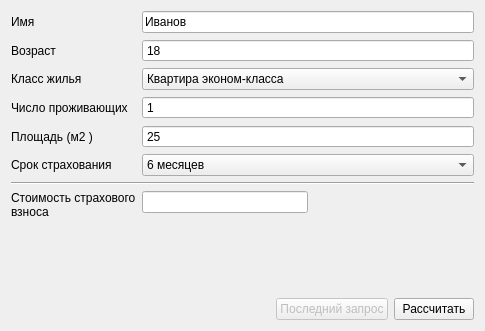
<?xml version="1.0" encoding="UTF-8"?>
<ui version="4.0">
 <class>Widget</class>
 <widget class="QWidget" name="Widget">
  <property name="geometry">
   <rect>
    <x>0</x>
    <y>0</y>
    <width>485</width>
    <height>331</height>
   </rect>
  </property>
  <property name="windowTitle">
   <string>Страховая компания</string>
  </property>
  <layout class="QGridLayout" name="gridLayout">
   <item row="0" column="0">
    <layout class="QFormLayout" name="formLayout">
     <item row="0" column="0">
      <widget class="QLabel" name="label">
       <property name="text">
        <string>Имя </string>
       </property>
      </widget>
     </item>
     <item row="1" column="0">
      <widget class="QLabel" name="label_2">
       <property name="text">
        <string>Возраст </string>
       </property>
      </widget>
     </item>
     <item row="2" column="0">
      <widget class="QLabel" name="label_3">
       <property name="text">
        <string>Класс жилья </string>
       </property>
      </widget>
     </item>
     <item row="3" column="0">
      <widget class="QLabel" name="label_4">
       <property name="text">
        <string>Число проживающих </string>
       </property>
      </widget>
     </item>
     <item row="4" column="0">
      <widget class="QLabel" name="label_5">
       <property name="text">
        <string>Площадь (м2 )</string>
       </property>
      </widget>
     </item>
     <item row="5" column="0">
      <widget class="QLabel" name="label_6">
       <property name="text">
        <string>Срок страхования </string>
       </property>
      </widget>
     </item>
     <item row="7" column="0">
      <widget class="QLabel" name="label_7">
       <property name="text">
        <string>Стоимость страхового
взноса</string>
       </property>
      </widget>
     </item>
     <item row="0" column="1">
      <widget class="QLineEdit" name="owner">
       <property name="text">
        <string>Иванов</string>
       </property>
      </widget>
     </item>
     <item row="1" column="1">
      <widget class="QSpinBox" name="age">
       <property name="buttonSymbols">
        <enum>QAbstractSpinBox::NoButtons</enum>
       </property>
       <property name="minimum">
        <number>18</number>
       </property>
      </widget>
     </item>
     <item row="2" column="1">
      <widget class="QComboBox" name="estateType">
       <item>
        <property name="text">
         <string>Квартира эконом-класса</string>
        </property>
       </item>
       <item>
        <property name="text">
         <string>Элитная квартира</string>
        </property>
       </item>
       <item>
        <property name="text">
         <string>Таун-хаус</string>
        </property>
       </item>
       <item>
        <property name="text">
         <string>Коттедж</string>
        </property>
       </item>
      </widget>
     </item>
     <item row="3" column="1">
      <widget class="QSpinBox" name="residents">
       <property name="buttonSymbols">
        <enum>QAbstractSpinBox::NoButtons</enum>
       </property>
       <property name="maximum">
        <number>1000</number>
       </property>
       <property name="value">
        <number>1</number>
       </property>
      </widget>
     </item>
     <item row="5" column="1">
      <widget class="QComboBox" name="period">
       <item>
        <property name="text">
         <string>6 месяцев</string>
        </property>
       </item>
       <item>
        <property name="text">
         <string>12 месяцев</string>
        </property>
       </item>
       <item>
        <property name="text">
         <string>18 месяцев</string>
        </property>
       </item>
      </widget>
     </item>
     <item row="7" column="1">
      <layout class="QHBoxLayout" name="horizontalLayout">
       <item>
        <widget class="QLineEdit" name="cost">
         <property name="maxLength">
          <number>12</number>
         </property>
         <property name="alignment">
          <set>Qt::AlignCenter</set>
         </property>
         <property name="readOnly">
          <bool>true</bool>
         </property>
        </widget>
       </item>
       <item>
        <spacer name="horizontalSpacer">
         <property name="orientation">
          <enum>Qt::Horizontal</enum>
         </property>
         <property name="sizeHint" stdset="0">
          <size>
           <width>40</width>
           <height>20</height>
          </size>
         </property>
        </spacer>
       </item>
      </layout>
     </item>
     <item row="6" column="0" colspan="2">
      <widget class="Line" name="line">
       <property name="orientation">
        <enum>Qt::Horizontal</enum>
       </property>
      </widget>
     </item>
     <item row="4" column="1">
      <widget class="QSpinBox" name="area">
       <property name="buttonSymbols">
        <enum>QAbstractSpinBox::NoButtons</enum>
       </property>
       <property name="maximum">
        <number>1000</number>
       </property>
       <property name="value">
        <number>25</number>
       </property>
      </widget>
     </item>
    </layout>
   </item>
   <item row="1" column="0">
    <layout class="QHBoxLayout" name="horizontalLayout_2">
     <item>
      <spacer name="horizontalSpacer_2">
       <property name="orientation">
        <enum>Qt::Horizontal</enum>
       </property>
       <property name="sizeHint" stdset="0">
        <size>
         <width>40</width>
         <height>20</height>
        </size>
       </property>
      </spacer>
     </item>
     <item>
      <widget class="QPushButton" name="btnUndo">
       <property name="enabled">
        <bool>false</bool>
       </property>
       <property name="text">
        <string>Последний запрос</string>
       </property>
      </widget>
     </item>
     <item>
      <widget class="QPushButton" name="btnCalc">
       <property name="text">
        <string>Рассчитать</string>
       </property>
      </widget>
     </item>
    </layout>
   </item>
  </layout>
 </widget>
 <resources/>
 <connections/>
</ui>
